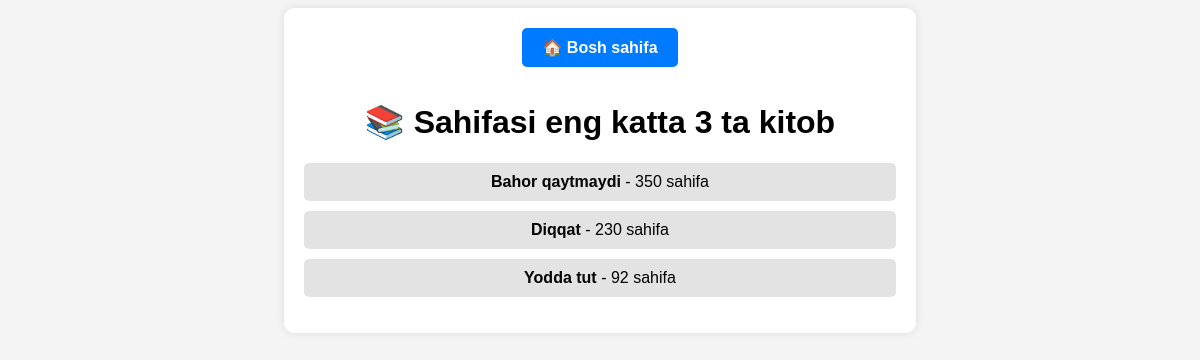
The app's page /top_3_books/, older data.
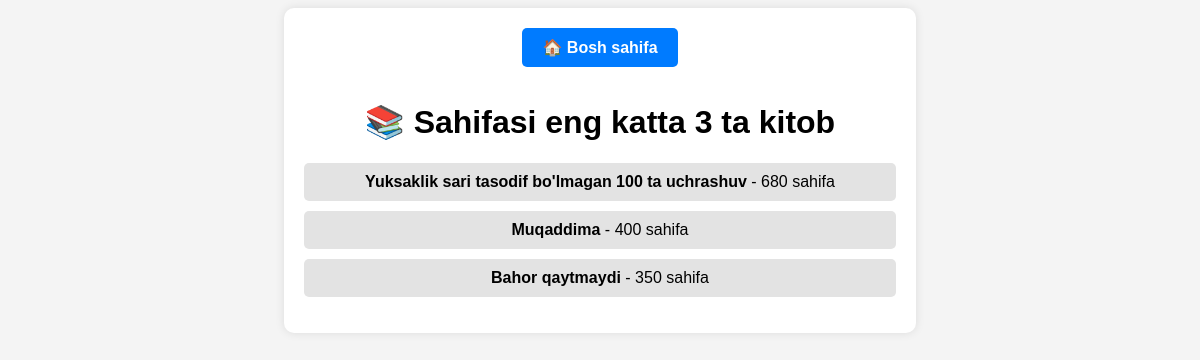
The same page, newer data.
### main/models.py (models this page shows, shortened)
class Book(models.Model):
    name = models.CharField(max_length=100)
    genre = models.CharField(max_length=50)
    page = models.PositiveSmallIntegerField()
    author = models.ForeignKey(Author, on_delete=models.SET_NULL, null=True)

### main/views.py (the view)
# urls.py: path('top_3_books/', top_3_books),
def top_3_books(request):
    books = Book.objects.order_by('-page')[:3]
    contex = {'books': books}
    return render(request, 'top_3_books.html', contex)

### templates/top_3_books.html (shortened to what this page needs)
<!DOCTYPE html>
<html lang="uz">
<head>
</head>
<body>
<div class="container">
  <a href="/" class="home-btn">🏠 Bosh sahifa</a>
  <h1>📚 Sahifasi eng katta 3 ta kitob</h1>
    <ul>
        {% for book in books %}
            <li><strong>{{ book.name }}</strong> - {{ book.page }} sahifa</li>
        {% endfor %}
    </ul>
</div>
</body>
</html>

Row changes from the older to the newer data that the page shows:
no longer on this page (row edited): Book: name "Diqqat", page "230"
no longer on this page (row unchanged): Book: name "Yodda tut", page "92"
added Book: name "Yuksaklik sari tasodif bo'lmagan 100 ta uchrashuv", page "680"
added Book: name "Muqaddima", page "400"
